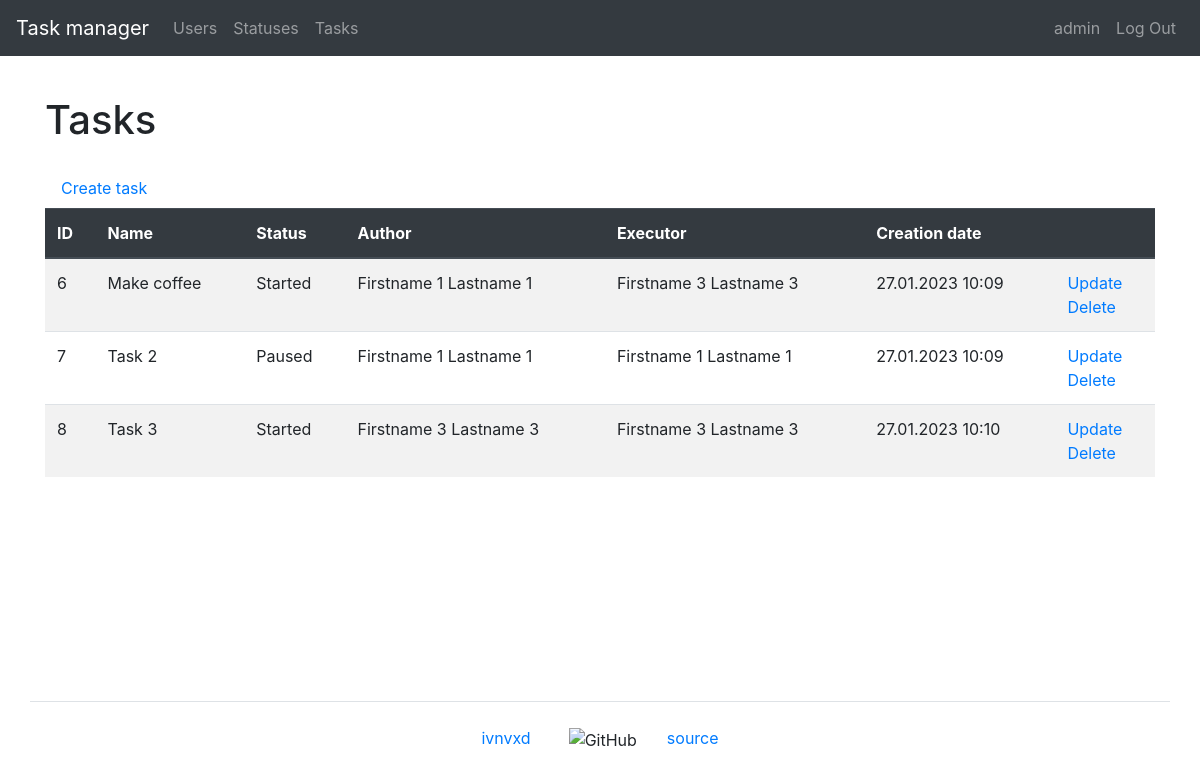
/tasks/ (signed in), run on the app's committed database.
### task_manager/users/models.py (models this page shows)
class User(AbstractUser):
    first_name = models.CharField(max_length=150)
    last_name = models.CharField(max_length=150)
    def __str__(self):
        return self.get_full_name()

### task_manager/tasks/models.py (models this page shows, shortened)
class Task(models.Model):
    name = models.CharField(
        max_length=150,
        blank=False,
        unique=True,
        verbose_name=_('Name')
    )
    description = models.TextField(
        blank=True,
        verbose_name=_('Description')
    )
    date_created = models.DateTimeField(
        auto_now_add=True,
        verbose_name=_('Creation date')
    )
    author = models.ForeignKey(
        User,
        on_delete=models.PROTECT,
        related_name='author',
        verbose_name=_('Author')
    )
    status = models.ForeignKey(
        Status,
        on_delete=models.PROTECT,
        verbose_name=_('Status')
    )
    executor = models.ForeignKey(
        User,
        on_delete=models.PROTECT,
        related_name='executor',
        verbose_name=_('Executor')
    )
    class Meta:
        verbose_name = _('Task')
        verbose_name_plural = _('Tasks')

### task_manager/statuses/models.py (models this page shows)
class Status(models.Model):
    name = models.CharField(
        max_length=150,
        unique=True,
        blank=False,
        verbose_name=_('Name'),
    )
    date_created = models.DateTimeField(
        auto_now_add=True,
        verbose_name=_('Creation date')
    )
    def __str__(self):
        return self.name
    class Meta:
        verbose_name = _('Status')
        verbose_name_plural = _('Statuses')

### task_manager/tasks/views.py (the view)
# urls.py: path('', TasksListView.as_view(), name='tasks'),
class TasksListView(AuthRequiredMixin, ListView):
    template_name = 'tasks/tasks.html'
    model = Task
    context_object_name = 'tasks'
    extra_context = {
        'title': _('Tasks')
    }

### task_manager/mixins.py (called while the page is built)
    def dispatch(self, request, *args, **kwargs):
        if not request.user.is_authenticated:
            messages.error(request, self.auth_message)
            return redirect(reverse_lazy('login'))
        return super().dispatch(request, *args, **kwargs)

### task_manager/templates/tasks/tasks.html (shortened to what this page needs)
{% extends "base.html" %}
{% load bootstrap4 %}
{% load i18n %}
{% block content %}
    <h1 class="my-4">{{ title }}</h1>
    <a class="nav-link" href="{% url 'task_create' %}">{% trans 'Create task' %}</a>
    <table class="table table-striped">
        <thead class="thead-dark">
            <tr>
                <th>ID</th>
                <th>{% trans 'Name' %}</th>
                <th>{% trans 'Status' %}</th>
                <th>{% trans 'Author' %}</th>
                <th>{% trans 'Executor' %}</th>
                <th>{% trans 'Creation date' %}</th>
                <th></th>
            </tr>
        </thead>
        <tbody>
            {% if tasks %}
                {% for task in tasks %}
                    <tr>
                        <td>{{ task.id }}</td>
                        <td>{{ task.name }}</td>
                        <td>{{ task.status }}</td>
                        <td>{{ task.author }}</td>
                        <td>{{ task.executor }}</td>
                        <td>{{ task.date_created|date:"d.m.Y H:i" }}</td>
                        <td>
                          <a href="{% url 'task_update' task.id %}">{% trans 'Update' %}</a>
                          <br>
                          <a href="{% url 'task_delete' task.id %}">{% trans 'Delete' %}</a>
                        </td>
                    </tr>
                {% endfor %}
            {% endif %}
        </tbody>
    </table>
{% endblock content %}

### task_manager/templates/navbar.html (shortened to what this page needs)
{% load i18n %}
<nav class="navbar navbar-expand-md navbar-dark bg-dark mb-3">
    <a class="navbar-brand" href="{% url 'home' %}">{% trans "Task manager" %}</a>
    <div class="collapse navbar-collapse" id="navbarToggleExternalContent">
        <ul class="navbar-nav mr-auto">
            <li class="nav-item">
                <a class="nav-link" href="{% url 'users' %}">{% trans "Users" %}</a>
            </li>
            {% if user.is_authenticated %}
                <li class="nav-item">
                    <a class="nav-link" href="{% url 'statuses' %}">{% trans "Statuses" %}</a>
                </li>
                <li class="nav-item">
                    <a class="nav-link" href="{% url 'tasks' %}">{% trans "Tasks" %}</a>
                </li>
            {% endif %}
        </ul>
        <ul class="navbar-nav">
            {% if user.is_authenticated %}
                <li class="nav-item">
                    <a class="nav-link" href="{% url 'user_update' user.id %}">{{ user.username }}</a>
                </li>
                <li class="nav-item">
                    <a class="nav-link" href="{% url 'logout' %}">{% trans "Log Out" %}</a>
                </li>
            {% endif %}
        </ul>
    </div>
</nav>

### data on the page
User: username "admin"
Task: id "6", name "Make coffee", status "Started", author "Firstname 1 Lastname 1", executor "Firstname 3 Lastname 3", date_created "27.01.2023 10:09"
Task: id "7", name "Task 2", status "Paused", author "Firstname 1 Lastname 1", executor "Firstname 1 Lastname 1", date_created "27.01.2023 10:09"
Task: id "8", name "Task 3", status "Started", author "Firstname 3 Lastname 3", executor "Firstname 3 Lastname 3", date_created "27.01.2023 10:10"

### other printed values
{{ title }} "Tasks"
